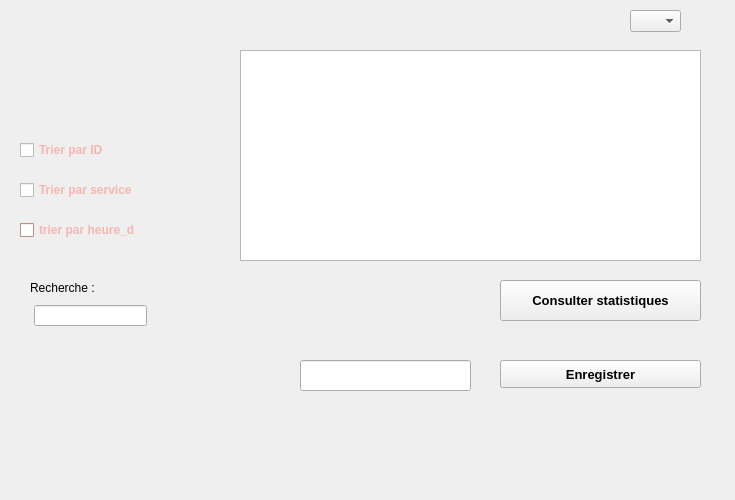
    <widget class="QWidget" name="AfficherlalistedesRendez_vous">
     <attribute name="title">
      <string>Afficher la liste des Rendez_vous</string>
     </attribute>
     <widget class="QTableView" name="tab_rendez_vous">
      <property name="geometry">
       <rect>
        <x>240</x>
        <y>50</y>
        <width>461</width>
        <height>211</height>
       </rect>
      </property>
     </widget>
     <widget class="QCheckBox" name="checkBox_id">
      <property name="geometry">
       <rect>
        <x>20</x>
        <y>140</y>
        <width>161</width>
        <height>20</height>
       </rect>
      </property>
      <property name="palette">
       <palette>
        <active>
         <colorrole role="WindowText">
          <brush brushstyle="SolidPattern">
           <color alpha="255">
            <red>245</red>
            <green>182</green>
            <blue>177</blue>
           </color>
          </brush>
         </colorrole>
         <colorrole role="Button">
          <brush brushstyle="SolidPattern">
           <color alpha="255">
            <red>207</red>
            <green>227</green>
            <blue>212</blue>
           </color>
          </brush>
         </colorrole>
        </active>
        <inactive>
         <colorrole role="WindowText">
          <brush brushstyle="SolidPattern">
           <color alpha="255">
            <red>245</red>
            <green>182</green>
            <blue>177</blue>
           </color>
          </brush>
         </colorrole>
         <colorrole role="Button">
          <brush brushstyle="SolidPattern">
           <color alpha="255">
            <red>207</red>
            <green>227</green>
            <blue>212</blue>
           </color>
          </brush>
         </colorrole>
        </inactive>
        <disabled>
         <colorrole role="WindowText">
          <brush brushstyle="SolidPattern">
           <color alpha="255">
            <red>120</red>
            <green>120</green>
            <blue>120</blue>
           </color>
          </brush>
         </colorrole>
         <colorrole role="Button">
          <brush brushstyle="SolidPattern">
           <color alpha="255">
            <red>207</red>
            <green>227</green>
            <blue>212</blue>
           </color>
          </brush>
         </colorrole>
        </disabled>
       </palette>
      </property>
      <property name="font">
       <font>
        <pointsize>9</pointsize>
        <weight>75</weight>
        <bold>true</bold>
       </font>
      </property>
      <property name="text">
       <string>Trier par ID</string>
      </property>
     </widget>
     <widget class="QCheckBox" name="checkBox_service">
      <property name="geometry">
       <rect>
        <x>20</x>
        <y>180</y>
        <width>151</width>
        <height>20</height>
       </rect>
      </property>
      <property name="palette">
       <palette>
        <active>
         <colorrole role="WindowText">
          <brush brushstyle="SolidPattern">
           <color alpha="255">
            <red>245</red>
            <green>182</green>
            <blue>177</blue>
           </color>
          </brush>
         </colorrole>
        </active>
        <inactive>
         <colorrole role="WindowText">
          <brush brushstyle="SolidPattern">
           <color alpha="255">
            <red>245</red>
            <green>182</green>
            <blue>177</blue>
           </color>
          </brush>
         </colorrole>
        </inactive>
        <disabled>
         <colorrole role="WindowText">
          <brush brushstyle="SolidPattern">
           <color alpha="255">
            <red>120</red>
            <green>120</green>
            <blue>120</blue>
           </color>
          </brush>
         </colorrole>
        </disabled>
       </palette>
      </property>
      <property name="font">
       <font>
        <pointsize>9</pointsize>
        <weight>75</weight>
        <bold>true</bold>
       </font>
      </property>
      <property name="text">
       <string>Trier par service</string>
      </property>
     </widget>
     <widget class="QCheckBox" name="checkBox_date">
      <property name="geometry">
       <rect>
        <x>20</x>
        <y>220</y>
        <width>161</width>
        <height>20</height>
       </rect>
      </property>
      <property name="palette">
       <palette>
        <active>
         <colorrole role="WindowText">
          <brush brushstyle="SolidPattern">
           <color alpha="255">
            <red>245</red>
            <green>182</green>
            <blue>177</blue>
           </color>
          </brush>
         </colorrole>
         <colorrole role="Button">
          <brush brushstyle="SolidPattern">
           <color alpha="255">
            <red>245</red>
            <green>182</green>
            <blue>177</blue>
           </color>
          </brush>
         </colorrole>
         <colorrole role="Light">
          <brush brushstyle="SolidPattern">
           <color alpha="255">
            <red>255</red>
            <green>255</green>
            <blue>255</blue>
           </color>
          </brush>
         </colorrole>
         <colorrole role="Midlight">
          <brush brushstyle="SolidPattern">
           <color alpha="255">
            <red>250</red>
            <green>218</green>
            <blue>216</blue>
           </color>
          </brush>
         </colorrole>
         <colorrole role="Dark">
          <brush brushstyle="SolidPattern">
           <color alpha="255">
            <red>122</red>
            <green>91</green>
            <blue>88</blue>
           </color>
          </brush>
         </colorrole>
         <colorrole role="Mid">
          <brush brushstyle="SolidPattern">
           <color alpha="255">
            <red>163</red>
            <green>121</green>
            <blue>118</blue>
           </color>
          </brush>
         </colorrole>
         <colorrole role="Text">
          <brush brushstyle="SolidPattern">
           <color alpha="255">
            <red>0</red>
            <green>0</green>
            <blue>0</blue>
           </color>
          </brush>
         </colorrole>
         <colorrole role="BrightText">
          <brush brushstyle="SolidPattern">
           <color alpha="255">
            <red>255</red>
            <green>255</green>
            <blue>255</blue>
           </color>
          </brush>
         </colorrole>
         <colorrole role="ButtonText">
          <brush brushstyle="SolidPattern">
           <color alpha="255">
            <red>0</red>
            <green>0</green>
            <blue>0</blue>
           </color>
          </brush>
         </colorrole>
         <colorrole role="Base">
          <brush brushstyle="SolidPattern">
           <color alpha="255">
            <red>255</red>
            <green>255</green>
            <blue>255</blue>
           </color>
          </brush>
         </colorrole>
         <colorrole role="Window">
          <brush brushstyle="SolidPattern">
           <color alpha="255">
            <red>245</red>
            <green>182</green>
            <blue>177</blue>
           </color>
          </brush>
         </colorrole>
         <colorrole role="Shadow">
          <brush brushstyle="SolidPattern">
           <color alpha="255">
            <red>0</red>
            <green>0</green>
            <blue>0</blue>
           </color>
          </brush>
         </colorrole>
         <colorrole role="AlternateBase">
          <brush brushstyle="SolidPattern">
           <color alpha="255">
            <red>250</red>
            <green>218</green>
            <blue>216</blue>
           </color>
          </brush>
         </colorrole>
         <colorrole role="ToolTipBase">
          <brush brushstyle="SolidPattern">
           <color alpha="255">
            <red>255</red>
            <green>255</green>
            <blue>220</blue>
           </color>
          </brush>
         </colorrole>
         <colorrole role="ToolTipText">
          <brush brushstyle="SolidPattern">
           <color alpha="255">
            <red>0</red>
            <green>0</green>
            <blue>0</blue>
           </color>
          </brush>
         </colorrole>
         <colorrole role="PlaceholderText">
          <brush brushstyle="SolidPattern">
           <color alpha="128">
            <red>0</red>
            <green>0</green>
            <blue>0</blue>
           </color>
          </brush>
         </colorrole>
        </active>
        <inactive>
         <colorrole role="WindowText">
          <brush brushstyle="SolidPattern">
           <color alpha="255">
            <red>245</red>
            <green>182</green>
            <blue>177</blue>
           </color>
          </brush>
         </colorrole>
         <colorrole role="Button">
          <brush brushstyle="SolidPattern">
           <color alpha="255">
            <red>245</red>
            <green>182</green>
            <blue>177</blue>
           </color>
          </brush>
         </colorrole>
         <colorrole role="Light">
          <brush brushstyle="SolidPattern">
           <color alpha="255">
            <red>255</red>
            <green>255</green>
            <blue>255</blue>
           </color>
          </brush>
         </colorrole>
         <colorrole role="Midlight">
          <brush brushstyle="SolidPattern">
           <color alpha="255">
            <red>250</red>
            <green>218</green>
            <blue>216</blue>
           </color>
          </brush>
         </colorrole>
         <colorrole role="Dark">
          <brush brushstyle="SolidPattern">
           <color alpha="255">
            <red>122</red>
            <green>91</green>
            <blue>88</blue>
           </color>
          </brush>
         </colorrole>
         <colorrole role="Mid">
          <brush brushstyle="SolidPattern">
           <color alpha="255">
            <red>163</red>
            <green>121</green>
            <blue>118</blue>
           </color>
          </brush>
         </colorrole>
         <colorrole role="Text">
          <brush brushstyle="SolidPattern">
           <color alpha="255">
            <red>0</red>
            <green>0</green>
            <blue>0</blue>
           </color>
          </brush>
         </colorrole>
         <colorrole role="BrightText">
          <brush brushstyle="SolidPattern">
           <color alpha="255">
            <red>255</red>
            <green>255</green>
            <blue>255</blue>
           </color>
          </brush>
         </colorrole>
         <colorrole role="ButtonText">
          <brush brushstyle="SolidPattern">
           <color alpha="255">
            <red>0</red>
            <green>0</green>
            <blue>0</blue>
           </color>
          </brush>
         </colorrole>
         <colorrole role="Base">
          <brush brushstyle="SolidPattern">
           <color alpha="255">
            <red>255</red>
            <green>255</green>
            <blue>255</blue>
           </color>
          </brush>
         </colorrole>
         <colorrole role="Window">
          <brush brushstyle="SolidPattern">
           <color alpha="255">
            <red>245</red>
            <green>182</green>
            <blue>177</blue>
           </color>
          </brush>
         </colorrole>
         <colorrole role="Shadow">
          <brush brushstyle="SolidPattern">
           <color alpha="255">
            <red>0</red>
            <green>0</green>
            <blue>0</blue>
           </color>
          </brush>
         </colorrole>
         <colorrole role="AlternateBase">
          <brush brushstyle="SolidPattern">
           <color alpha="255">
            <red>250</red>
            <green>218</green>
            <blue>216</blue>
           </color>
          </brush>
         </colorrole>
         <colorrole role="ToolTipBase">
          <brush brushstyle="SolidPattern">
           <color alpha="255">
            <red>255</red>
            <green>255</green>
            <blue>220</blue>
           </color>
          </brush>
         </colorrole>
         <colorrole role="ToolTipText">
          <brush brushstyle="SolidPattern">
           <color alpha="255">
            <red>0</red>
            <green>0</green>
            <blue>0</blue>
           </color>
          </brush>
         </colorrole>
         <colorrole role="PlaceholderText">
          <brush brushstyle="SolidPattern">
           <color alpha="128">
            <red>0</red>
            <green>0</green>
            <blue>0</blue>
           </color>
          </brush>
         </colorrole>
        </inactive>
        <disabled>
         <colorrole role="WindowText">
          <brush brushstyle="SolidPattern">
           <color alpha="255">
            <red>122</red>
            <green>91</green>
            <blue>88</blue>
           </color>
          </brush>
         </colorrole>
         <colorrole role="Button">
          <brush brushstyle="SolidPattern">
           <color alpha="255">
            <red>245</red>
            <green>182</green>
            <blue>177</blue>
           </color>
          </brush>
         </colorrole>
         <colorrole role="Light">
          <brush brushstyle="SolidPattern">
           <color alpha="255">
            <red>255</red>
            <green>255</green>
            <blue>255</blue>
           </color>
          </brush>
         </colorrole>
         <colorrole role="Midlight">
          <brush brushstyle="SolidPattern">
           <color alpha="255">
            <red>250</red>
            <green>218</green>
            <blue>216</blue>
           </color>
          </brush>
         </colorrole>
         <colorrole role="Dark">
          <brush brushstyle="SolidPattern">
           <color alpha="255">
            <red>122</red>
            <green>91</green>
            <blue>88</blue>
           </color>
          </brush>
         </colorrole>
         <colorrole role="Mid">
          <brush brushstyle="SolidPattern">
           <color alpha="255">
            <red>163</red>
            <green>121</green>
            <blue>118</blue>
           </color>
          </brush>
         </colorrole>
         <colorrole role="Text">
          <brush brushstyle="SolidPattern">
           <color alpha="255">
            <red>122</red>
            <green>91</green>
            <blue>88</blue>
           </color>
          </brush>
         </colorrole>
         <colorrole role="BrightText">
          <brush brushstyle="SolidPattern">
           <color alpha="255">
            <red>255</red>
            <green>255</green>
            <blue>255</blue>
           </color>
          </brush>
         </colorrole>
         <colorrole role="ButtonText">
          <brush brushstyle="SolidPattern">
           <color alpha="255">
            <red>122</red>
            <green>91</green>
            <blue>88</blue>
           </color>
          </brush>
         </colorrole>
         <colorrole role="Base">
          <brush brushstyle="SolidPattern">
           <color alpha="255">
            <red>245</red>
            <green>182</green>
            <blue>177</blue>
           </color>
          </brush>
         </colorrole>
         <colorrole role="Window">
          <brush brushstyle="SolidPattern">
           <color alpha="255">
            <red>245</red>
            <green>182</green>
            <blue>177</blue>
           </color>
          </brush>
         </colorrole>
         <colorrole role="Shadow">
          <brush brushstyle="SolidPattern">
           <color alpha="255">
            <red>0</red>
            <green>0</green>
            <blue>0</blue>
           </color>
          </brush>
         </colorrole>
         <colorrole role="AlternateBase">
          <brush brushstyle="SolidPattern">
           <color alpha="255">
            <red>245</red>
            <green>182</green>
            <blue>177</blue>
           </color>
          </brush>
         </colorrole>
         <colorrole role="ToolTipBase">
          <brush brushstyle="SolidPattern">
           <color alpha="255">
            <red>255</red>
            <green>255</green>
            <blue>220</blue>
           </color>
          </brush>
         </colorrole>
         <colorrole role="ToolTipText">
          <brush brushstyle="SolidPattern">
           <color alpha="255">
            <red>0</red>
            <green>0</green>
            <blue>0</blue>
           </color>
          </brush>
         </colorrole>
         <colorrole role="PlaceholderText">
          <brush brushstyle="SolidPattern">
           <color alpha="128">
            <red>0</red>
            <green>0</green>
            <blue>0</blue>
           </color>
          </brush>
         </colorrole>
        </disabled>
       </palette>
      </property>
      <property name="font">
       <font>
        <pointsize>9</pointsize>
        <weight>75</weight>
        <bold>true</bold>
       </font>
      </property>
      <property name="text">
       <string>trier par heure_d</string>
      </property>
     </widget>
     <widget class="QLabel" name="label_10">
      <property name="geometry">
       <rect>
        <x>5</x>
        <y>-15</y>
        <width>721</width>
        <height>491</height>
       </rect>
      </property>
      <property name="text">
       <string/>
      </property>
      <property name="pixmap">
       <pixmap>../../bt.png</pixmap>
      </property>
     </widget>
     <widget class="QPushButton" name="pb_stat">
      <property name="geometry">
       <rect>
        <x>500</x>
        <y>280</y>
        <width>201</width>
        <height>41</height>
       </rect>
      </property>
      <property name="font">
       <font>
        <pointsize>10</pointsize>
        <weight>75</weight>
        <bold>true</bold>
       </font>
      </property>
      <property name="text">
       <string>Consulter statistiques</string>
      </property>
     </widget>
     <widget class="QLineEdit" name="lineEdit_recherche">
      <property name="geometry">
       <rect>
        <x>34</x>
        <y>305</y>
        <width>113</width>
        <height>21</height>
       </rect>
      </property>
     </widget>
     <widget class="QLabel" name="label_7">
      <property name="geometry">
       <rect>
        <x>30</x>
        <y>280</y>
        <width>71</width>
        <height>16</height>
       </rect>
      </property>
      <property name="text">
       <string>Recherche :</string>
      </property>
     </widget>
     <widget class="QComboBox" name="comboBox">
      <property name="geometry">
       <rect>
        <x>630</x>
        <y>10</y>
        <width>51</width>
        <height>22</height>
       </rect>
      </property>
     </widget>
     <widget class="QPushButton" name="pb_enr">
      <property name="geometry">
       <rect>
        <x>500</x>
        <y>360</y>
        <width>201</width>
        <height>28</height>
       </rect>
      </property>
      <property name="font">
       <font>
        <pointsize>10</pointsize>
        <weight>75</weight>
        <bold>true</bold>
       </font>
      </property>
      <property name="text">
       <string>Enregistrer</string>
      </property>
     </widget>
     <widget class="QLineEdit" name="le_enr">
      <property name="geometry">
       <rect>
        <x>300</x>
        <y>360</y>
        <width>171</width>
        <height>31</height>
       </rect>
      </property>
     </widget>
     <zorder>label_10</zorder>
     <zorder>tab_rendez_vous</zorder>
     <zorder>checkBox_id</zorder>
     <zorder>checkBox_service</zorder>
     <zorder>checkBox_date</zorder>
     <zorder>pb_stat</zorder>
     <zorder>lineEdit_recherche</zorder>
     <zorder>label_7</zorder>
     <zorder>comboBox</zorder>
     <zorder>pb_enr</zorder>
     <zorder>le_enr</zorder>
    </widget>
